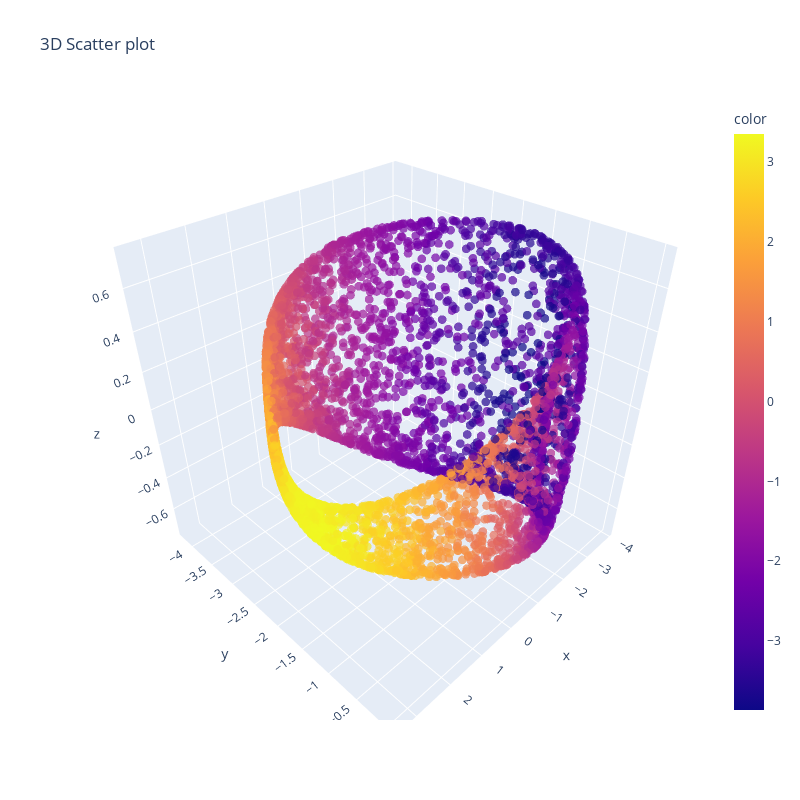

Notebook source saved alongside this figure:
### Code cell
fig = px.scatter_3d(
    x=X[:,0],
    y=X[:,1],
    z=X[:,2],
    color=X[:,0],          # Assigns the color of the points based on this column
    opacity=0.7,                  # Adjusts the transparency of the points
    title='3D Scatter plot',
)
fig.update_traces(
    marker=dict(
        size=3,                 # Set the size of the markers (e.g., 3 is small)
    )
)

fig.update_layout( width = 800, height = 800)
fig.show()

### Figure 1 — Plotly figure (JSON) as saved in the notebook; plotly's stock layout.template omitted (floating-point values rounded to 4 significant figures; data arrays with more than 128 entries replaced by an {"elided": "..."} marker saying what was removed)
{"data": [{"hovertemplate": "x=%{x}<br>y=%{y}<br>z=%{z}<br>color=%{marker.color}<extra></extra>", "legendgroup": "", "marker": {"color": {"elided": "5000 float values"}, "coloraxis": "coloraxis", "opacity": 0.7, "size": 3, "symbol": "circle"}, "mode": "markers", "name": "", "scene": "scene", "showlegend": false, "type": "scatter3d", "x": {"elided": "5000 float values"}, "y": {"elided": "5000 float values"}, "z": {"elided": "5000 float values"}}], "layout": {"coloraxis": {"colorbar": {"title": {"text": "color"}}, "colorscale": [[0, "#0d0887"], [0.1111, "#46039f"], [0.2222, "#7201a8"], [0.3333, "#9c179e"], [0.4444, "#bd3786"], [0.5556, "#d8576b"], [0.6667, "#ed7953"], [0.7778, "#fb9f3a"], [0.8889, "#fdca26"], [1, "#f0f921"]]}, "height": 800, "legend": {"tracegroupgap": 0}, "scene": {"domain": {"x": [0, 1], "y": [0, 1]}, "xaxis": {"title": {"text": "x"}}, "yaxis": {"title": {"text": "y"}}, "zaxis": {"title": {"text": "z"}}}, "title": {"text": "3D Scatter plot"}, "width": 800}}
